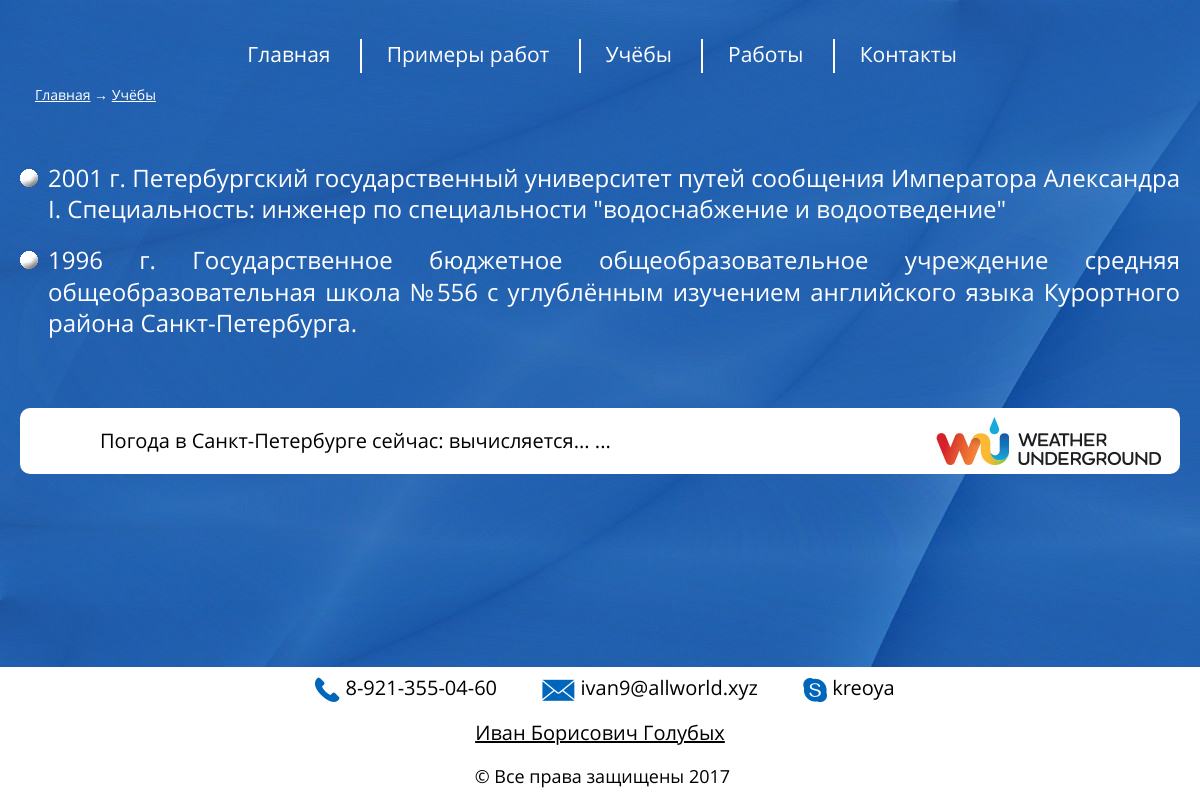
Page /portfolio/2017_portfolio/education/ on the earlier database version.
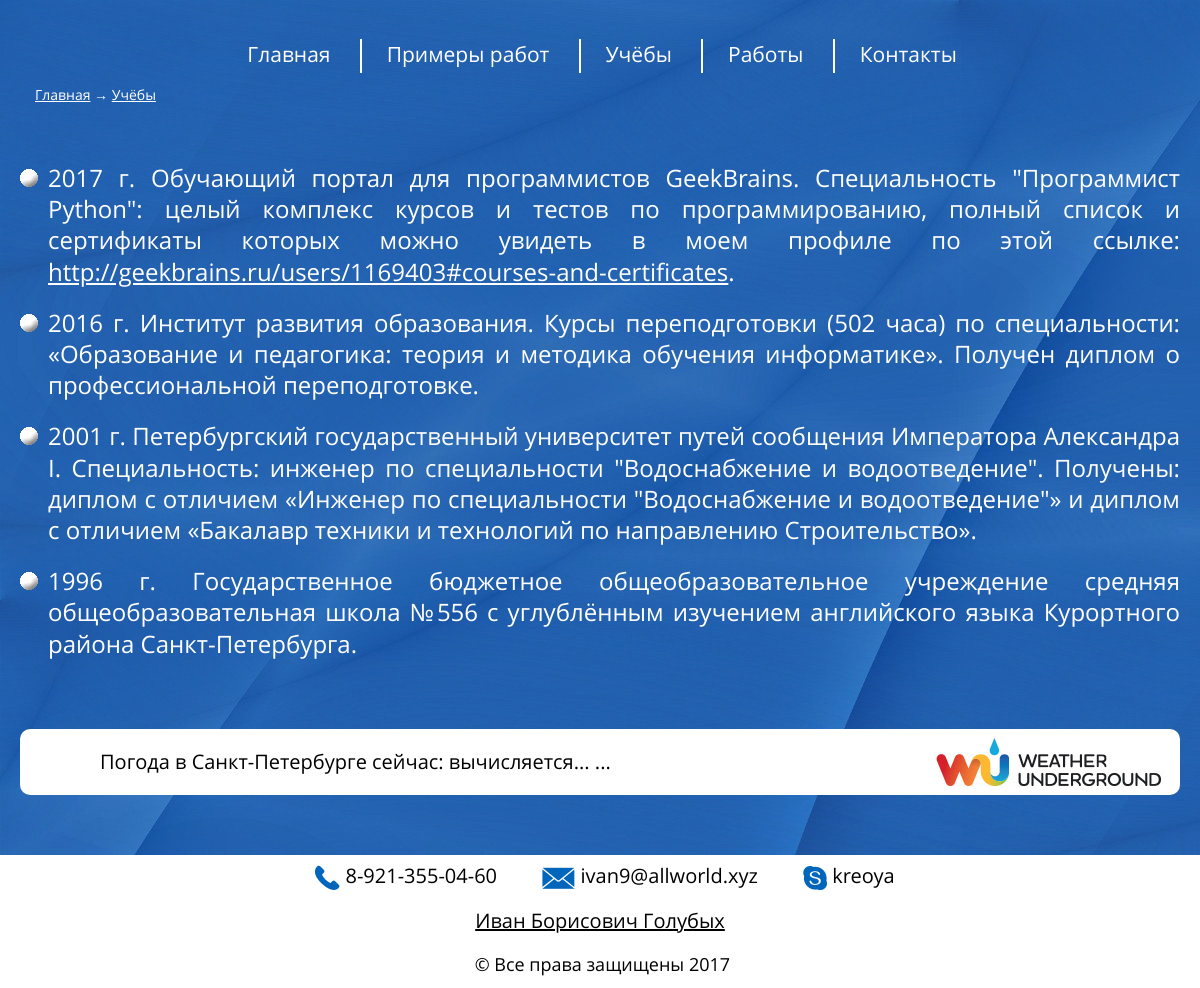
Same page on the later database version.
### app_main/models_education.py (models this page shows, shortened)
class Education(models.Model):
    ordinal = models.PositiveSmallIntegerField(
        blank=False,
        null=False,
        db_index=True,
        unique=True,
        help_text='Порядковый номер объекта на странице',
        verbose_name='Порядковый номер объекта на странице',
        )
    text = models.TextField(
        blank=False,
        null=False,
        db_index=False,
        unique=False,
        help_text='Описание места учёбы',
        verbose_name='Описание места учёбы',
        )

### app_main/views.py (the view)
class EducationListView(ListView):
    crumbs_page_name = 'Учёбы'
    crumbs_page_urlname = 'education'
    crumbs_up = MainListView
    queryset = Education.objects.order_by('ordinal').reverse()
    template_name = 'education.html'
    def get_context_data(self, **kwargs):
        context = super().get_context_data(**kwargs)
        if 'session_exist' not in self.request.session or\
                not self.request.session['session_exist']:
            self.request.session['session_exist'] = True
        context['crumbs'] = crumbs(__class__)
        return context

### app_main/views.py (called while the page is built)
def crumbs(object):
    html_str = ''
    if object.crumbs_up:
        html_str += crumbs(object.crumbs_up) + ' &rarr; '
    html_str += '<a href="{}">{}</a>'.\
        format(reverse(object.crumbs_page_urlname), object.crumbs_page_name)
    return html_str

### app_main/templates/education.html (shortened to what this page needs)
{% extends "base.html" %}
{% load staticfiles %}
{% block LoacalJsCss %}
    <link rel="stylesheet" href="{% static 'app_main/style/education_and_work.css' %}">
{% endblock %}
{% block content  %}
    <ul class="list_education">
        {% for object in object_list %}
            <li>{{ object.text|safe }}</li>
        {% endfor %}
    </ul>
{% endblock %}

Differences in the rows shown:
added Education: text "2017 г. Обучающий портал для программистов GeekBrains. Специальность \"Программист Python\": целый комплекс курсов и тестов по программированию, полный список и сертификаты которых можно увидеть в моем профиле по этой ссылке: http://geekbrains.ru/users/1169403#courses-and-certificates ."
added Education: text "2016 г. Институт развития образования. Курсы переподготовки (502 часа) по специальности: «Образование и педагогика: теория и методика обучения информатике». Получен диплом о профессиональной переподготовке."
changed Education: text "…Специальность: инженер по специальности \"водоснабжение и водоотведение\"" → "…Специальность: инженер по специальности \"Водоснабжение и водоотведение\". Получены: диплом с отличием «Инженер по специальности \"Водоснабжение и водоотведение\"» и диплом с отличием «Бакалавр техники и технологий по направлению Строительство»."
